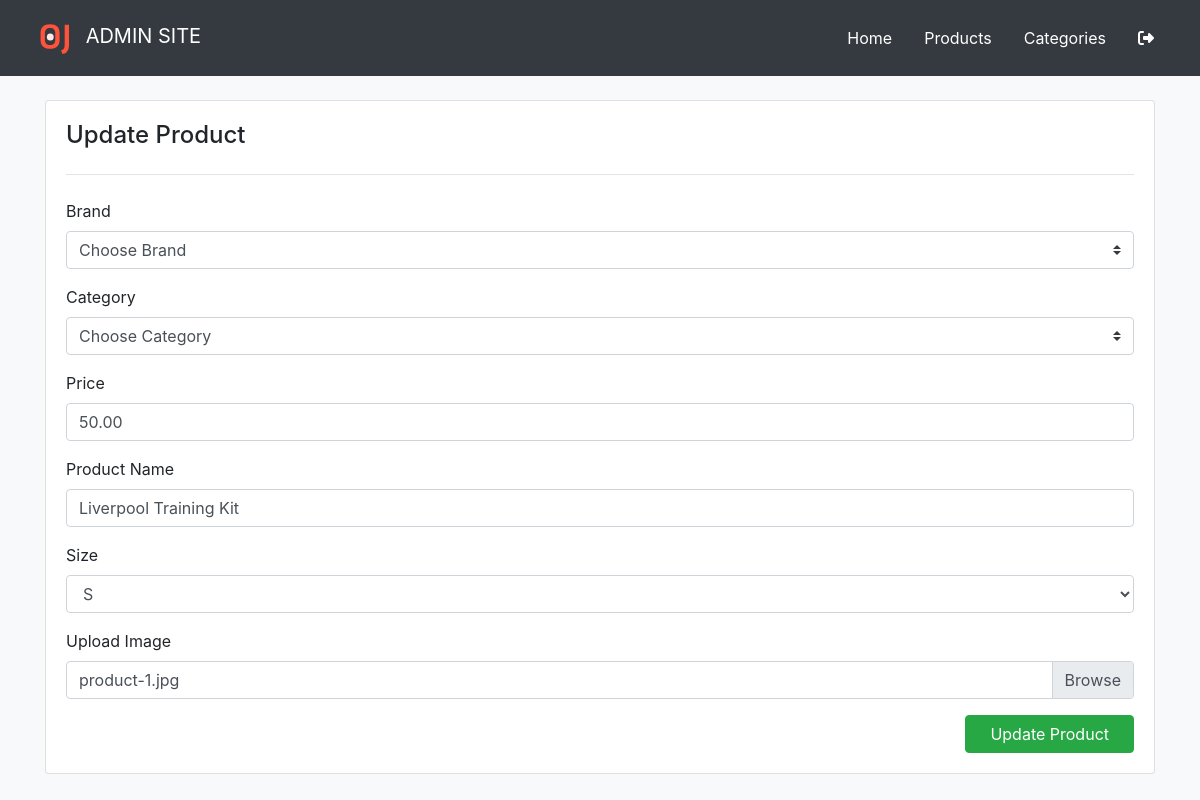
The app's page /admin/product-update.php?updateId=1001 with its own data.
### tables this page shows
CREATE TABLE `jersey` (
  `jersey_id` int NOT NULL,
  `brand_id` int NOT NULL,
  `category_id` int NOT NULL,
  `jersey_price` decimal(11,2) DEFAULT NULL,
  `jersey_name` varchar(255) DEFAULT NULL,
  `jersey_size` varchar(100) DEFAULT NULL,
  `jersey_image` varchar(255) DEFAULT NULL,
  `created_at` timestamp NULL DEFAULT NULL,
  `updated_at` timestamp NULL DEFAULT NULL
);

### admin/product-update.php (the view, shortened to what this page needs)
<?php
include('connection.php');
if(isset ($_GET["updateId"])) {
?>
<!DOCTYPE html>
<html lang="en">
<head>
  <?php include('layouts/header.php') ?>
</head>
<body class="bg-light">
  <?php include('layouts/navbar.php'); ?>
  <div class="container">
    <div class="card">
        <div class="card-body">
          <h4 class="card-title">Update Product</h4>
          <hr class="my-4">
          <form method="POST" action="product-update.php?updateId=<?php echo $_GET["updateId"]; ?>">
          <?php
            $sql=mysqli_query($conn, "select * from jersey where jersey_id='".$_GET["updateId"]."'");
            while($data=mysqli_fetch_array($sql, MYSQLI_BOTH))
            {
          ?>
          <div class="form-group">
          <label for="Brand">Brand</label>
            <select class="custom-select" name="brand">
                <?php $sql = mysqli_query($conn, "select * from brand");?>
                <option selected="selected">Choose Brand</option>
            </select>
          </div>
          <div class="form-group">
          <label for="Category">Category</label>
            <select class="custom-select" name="category">
            <option selected="selected">Choose Category</option>
              <?php $sql = mysqli_query($conn, "select * from category");?>
            </select>
          </div>
          <div class="form-group">
            <label for="Price">Price</label>
            <input type="number" class="form-control" min="1.0" id="jersey_price" name="price" placeholder="00.00" value="<?php echo $data['jersey_price']; ?>">
          </div>
          <div class="form-group">
            <label for="fullname" class="form-label">Product Name</label>
            <input type="text" class="form-control" id="fullname" name="productname" value="<?php echo $data['jersey_name']; ?>">
          </div>
          <div class="form-group">
          <label for="Size">Size</label>
            <select class="form-control" id="ProductSize" name="productsize">
              <option selected="<?php echo $data['jersey_size']; ?>"><?php echo $data['jersey_size']; ?></option>
            </select>
          </div>
          <label for="Image">Upload Image</label>
          <div class="input-group">
            <div class="custom-file">
              <label class="custom-file-label" for="ProductImage"><?php echo $data['jersey_image']; ?></label>
            </div>
          </div>
          <?php
            }?>
          <div class="float-right mt-3">
            <button type="submit" name="submit" class="btn btn-success px-4">
              Update Product
            </button>
          </div>
        </form>
      </div>
    </div>
  </div>
</body>
</html>
<?php
} ?>

### admin/product-update.php (style rules this page uses)
input[type=number] { -moz-appearance: textfield; }

### records on screen
jersey: price "50.00", productname "Liverpool Training Kit", productsize "S", jersey_image "product-1.jpg"
